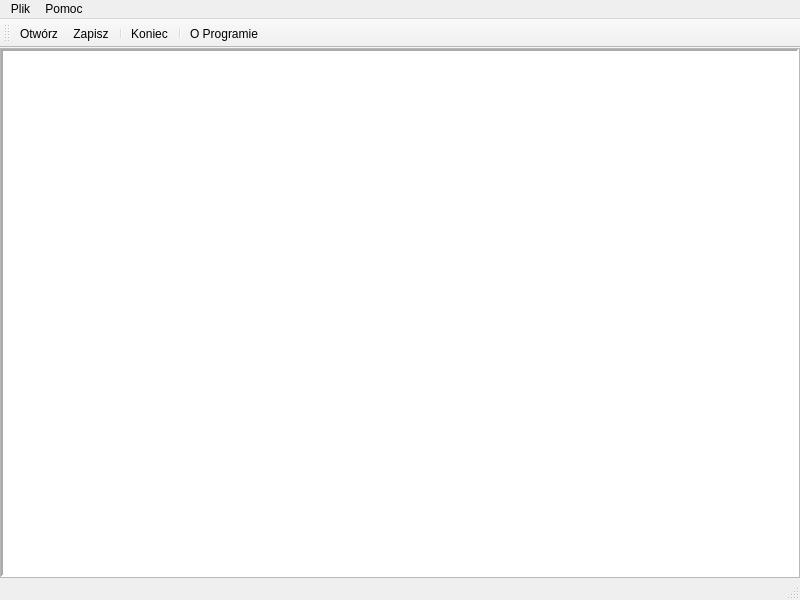
<?xml version="1.0" encoding="UTF-8"?>
<ui version="4.0">
 <class>MainWindow</class>
 <widget class="QMainWindow" name="MainWindow">
  <property name="geometry">
   <rect>
    <x>0</x>
    <y>0</y>
    <width>800</width>
    <height>600</height>
   </rect>
  </property>
  <property name="windowTitle">
   <string>Technologie Przetwarzania i Kreacji Wizualnej wer. 1.0</string>
  </property>
  <widget class="QWidget" name="centralwidget">
   <layout class="QGridLayout" name="gridLayout">
    <property name="leftMargin">
     <number>0</number>
    </property>
    <property name="topMargin">
     <number>0</number>
    </property>
    <property name="rightMargin">
     <number>0</number>
    </property>
    <property name="bottomMargin">
     <number>0</number>
    </property>
    <item row="0" column="0">
     <widget class="QScrollArea" name="scrollArea">
      <property name="widgetResizable">
       <bool>true</bool>
      </property>
      <widget class="QWidget" name="scrollAreaWidgetContents">
       <property name="geometry">
        <rect>
         <x>0</x>
         <y>0</y>
         <width>798</width>
         <height>521</height>
        </rect>
       </property>
       <layout class="QGridLayout" name="gridLayout_2">
        <property name="leftMargin">
         <number>0</number>
        </property>
        <property name="topMargin">
         <number>0</number>
        </property>
        <property name="rightMargin">
         <number>0</number>
        </property>
        <property name="bottomMargin">
         <number>0</number>
        </property>
        <item row="0" column="0">
         <widget class="QLabel" name="label">
          <property name="autoFillBackground">
           <bool>false</bool>
          </property>
          <property name="styleSheet">
           <string notr="true">background-color: rgb(255, 255, 255);</string>
          </property>
          <property name="frameShape">
           <enum>QFrame::Panel</enum>
          </property>
          <property name="frameShadow">
           <enum>QFrame::Sunken</enum>
          </property>
          <property name="lineWidth">
           <number>2</number>
          </property>
          <property name="text">
           <string/>
          </property>
          <property name="alignment">
           <set>Qt::AlignCenter</set>
          </property>
         </widget>
        </item>
       </layout>
      </widget>
     </widget>
    </item>
   </layout>
  </widget>
  <widget class="QMenuBar" name="menubar">
   <property name="geometry">
    <rect>
     <x>0</x>
     <y>0</y>
     <width>800</width>
     <height>22</height>
    </rect>
   </property>
   <widget class="QMenu" name="menuPlik">
    <property name="title">
     <string>Plik</string>
    </property>
    <addaction name="action_Otw_rz"/>
    <addaction name="actionZapi_sz"/>
    <addaction name="separator"/>
    <addaction name="action_Koniec"/>
   </widget>
   <widget class="QMenu" name="menuPomoc">
    <property name="title">
     <string>Pomoc</string>
    </property>
    <addaction name="actionO_Prog_ramie"/>
   </widget>
   <addaction name="menuPlik"/>
   <addaction name="menuPomoc"/>
  </widget>
  <widget class="QStatusBar" name="statusBar"/>
  <widget class="QToolBar" name="toolBar">
   <property name="windowTitle">
    <string>toolBar</string>
   </property>
   <attribute name="toolBarArea">
    <enum>TopToolBarArea</enum>
   </attribute>
   <attribute name="toolBarBreak">
    <bool>false</bool>
   </attribute>
   <addaction name="action_Otw_rz"/>
   <addaction name="actionZapi_sz"/>
   <addaction name="separator"/>
   <addaction name="action_Koniec"/>
   <addaction name="separator"/>
   <addaction name="actionO_Prog_ramie"/>
  </widget>
  <action name="action_Otw_rz">
   <property name="icon">
    <iconset resource="zasoby.qrc">
     <normaloff>:/ikony/open.png</normaloff>:/ikony/open.png</iconset>
   </property>
   <property name="text">
    <string>&amp;Otwórz</string>
   </property>
   <property name="shortcut">
    <string>Ctrl+O</string>
   </property>
  </action>
  <action name="actionZapi_sz">
   <property name="icon">
    <iconset resource="zasoby.qrc">
     <normaloff>:/ikony/save.png</normaloff>:/ikony/save.png</iconset>
   </property>
   <property name="text">
    <string>Zapi&amp;sz</string>
   </property>
   <property name="shortcut">
    <string>Ctrl+S</string>
   </property>
  </action>
  <action name="action_Koniec">
   <property name="icon">
    <iconset resource="zasoby.qrc">
     <normaloff>:/ikony/exit.png</normaloff>:/ikony/exit.png</iconset>
   </property>
   <property name="text">
    <string>&amp;Koniec</string>
   </property>
   <property name="shortcut">
    <string>Ctrl+K</string>
   </property>
  </action>
  <action name="actionO_Prog_ramie">
   <property name="icon">
    <iconset resource="zasoby.qrc">
     <normaloff>:/ikony/about.png</normaloff>:/ikony/about.png</iconset>
   </property>
   <property name="text">
    <string>O Prog&amp;ramie...</string>
   </property>
   <property name="shortcut">
    <string>Ctrl+R</string>
   </property>
  </action>
 </widget>
 <resources>
  <include location="zasoby.qrc"/>
 </resources>
 <connections/>
</ui>
